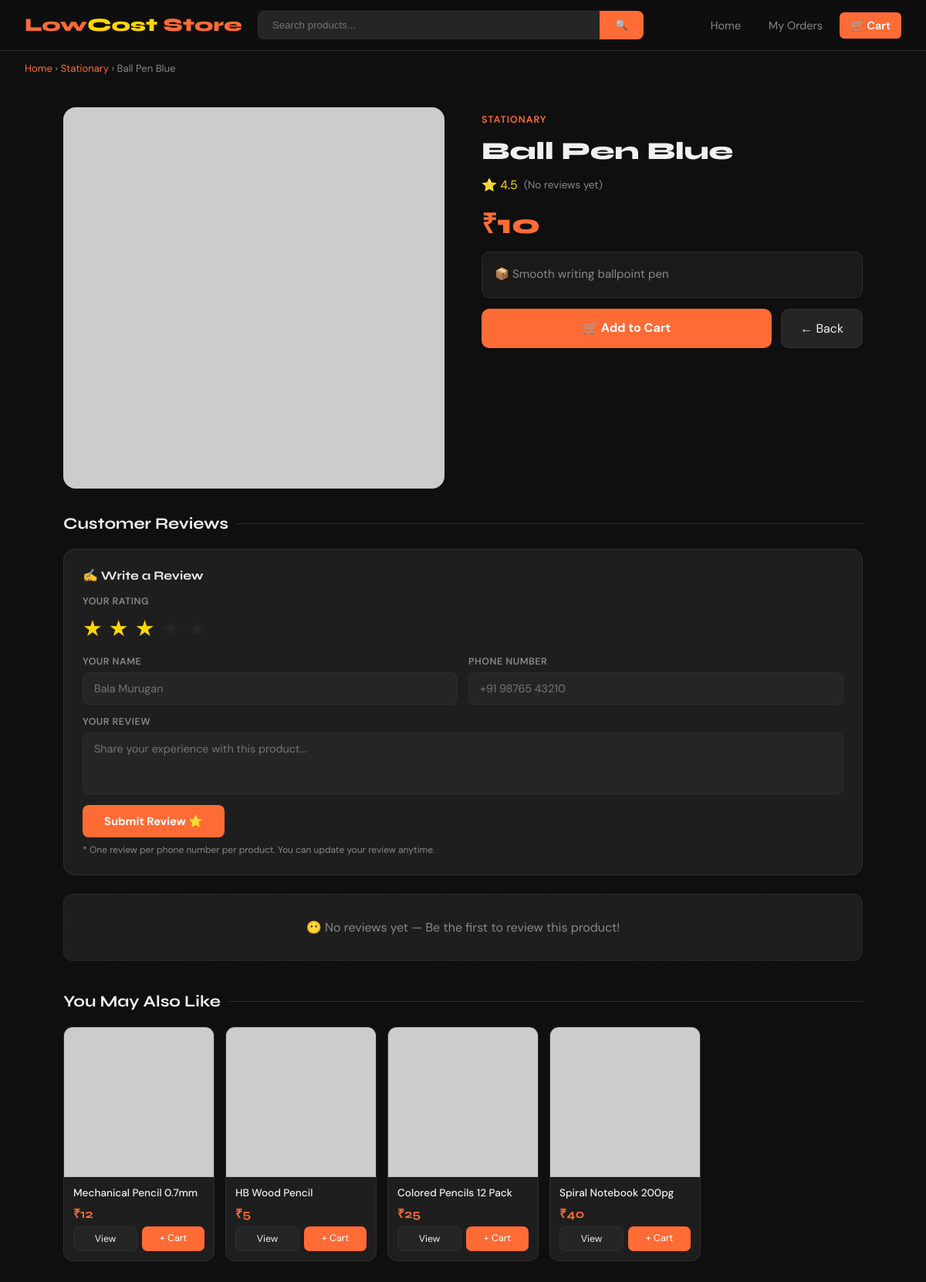
Screenshot of /product/2005 with the database file from the repository.
### tables this page shows
CREATE TABLE products(
    id INTEGER PRIMARY KEY AUTOINCREMENT,
    name TEXT, price INTEGER, original_price INTEGER,
    stock INTEGER, image TEXT, description TEXT, rating REAL, category TEXT
);

### app.py (the view)
@app.route("/product/<int:id>")
def product(id):
    conn = db()
    cur = conn.cursor()
    cur.execute("SELECT * FROM products WHERE id=?", (id,))
    row = cur.fetchone()
    if not row:
        conn.close()
        return "Product not found", 404
    product = dict(row)
    product['image_url'] = get_image_url(product['name'])
    product['offer'] = get_offer(product['category'])
    orig = product.get('original_price', 0)
    price = product.get('price', 0)
    product['discount'] = round((1 - price / orig) * 100) if orig and orig > price else 0
    cur.execute("SELECT * FROM products WHERE category=? AND id!=? LIMIT 4", (product['category'], id))
    rec = enrich([dict(r) for r in cur.fetchall()])
    cur.execute("SELECT * FROM reviews WHERE product_id=? ORDER BY created_at DESC", (id,))
    reviews = [dict(r) for r in cur.fetchall()]
    avg_rating = round(sum(r['rating'] for r in reviews) / len(reviews), 1) if reviews else None
    conn.close()
    return render_template("product.html", product=product, rec=rec, cart_count=get_cart_count(), reviews=reviews, avg_rating=avg_rating)

### app.py (called while the page is built)
def get_image_url(name):
    return PRODUCT_IMAGES.get(name, "https://images.unsplash.com/photo-1585336261022-680e295ce3fe?w=300&h=300&fit=crop")

def get_offer(category):
    return LIMITED_OFFER_CATEGORIES.get(category, None)

def db():
    conn = sqlite3.connect("store.db")
    conn.row_factory = sqlite3.Row
    return conn

def get_cart_count():
    conn = db()
    cur = conn.cursor()
    cur.execute("SELECT COUNT(*) as cnt FROM cart")
    cnt = cur.fetchone()["cnt"]
    conn.close()
    return cnt

def enrich(products):
    for p in products:
        p['image_url'] = get_image_url(p['name'])
        p['offer'] = get_offer(p['category'])
        orig = p.get('original_price', 0)
        price = p.get('price', 0)
        if orig and orig > price:
            p['discount'] = round((1 - price / orig) * 100)
        else:
            p['discount'] = 0
    return products

### templates/product.html (shortened to what this page needs)
<!DOCTYPE html>
<html lang="en">
<head>
</head>
<body>
<nav class="navbar">
  <a href="/" class="logo">Low<span>Cost</span> Store</a>
  <form action="/search" class="search-bar">
    <input name="q" placeholder="Search products...">
    <button>🔍</button>
  </form>
  <div class="nav-links">
    <a href="/">Home</a>
    <a href="/orders">My Orders</a>
    <a href="/cart" class="cart-btn">🛒 Cart
    </a>
  </div>
</nav>
<div class="breadcrumb">
  <a href="/">Home</a> › <a href="/?category={{ product['category'] }}">{{ product['category']|capitalize }}</a> › {{ product['name'] }}
</div>
<div class="product-section">
  <div>
    <img class="product-img" src="{{ product['image_url'] }}" alt="{{ product['name'] }}" onerror="this.src='https://via.placeholder.com/400x400?text=No+Image'">
  </div>
  <div class="product-info">
    <div class="product-category">{{ product['category']|upper }}</div>
    <div class="product-name">{{ product['name'] }}</div>
    <div class="product-rating">
      ⭐
      {% if avg_rating %}{{ avg_rating }} <span>({{ reviews|length }} reviews)</span>
      {% else %}{{ product['rating'] }} <span>(No reviews yet)</span>{% endif %}
    </div>
    <div class="price-wrap">
      <div class="product-price">₹{{ product['price'] }}</div>
    </div>
    <div class="product-desc">📦 {{ product['description'] }}</div>
    <div class="product-actions">
      <a href="/addcart/{{ product['id'] }}" class="btn-addcart">🛒 Add to Cart</a>
      <a href="/" class="btn-back">← Back</a>
    </div>
  </div>
</div>
<div class="reviews-wrap">
  <div class="section-title">Customer Reviews</div>
  <div class="review-form-card">
    <div class="review-form-title">✍️ Write a Review</div>
    <form method="POST" action="/review/{{ product['id'] }}">
      <div style="margin-bottom:14px;">
        <div style="font-size:0.78rem;font-weight:600;text-transform:uppercase;letter-spacing:0.5px;color:var(--text-muted);margin-bottom:8px;">Your Rating</div>
        <div class="star-select">
          <input type="radio" name="rating" id="s5" value="5"><label for="s5">★</label>
          <input type="radio" name="rating" id="s4" value="4"><label for="s4">★</label>
          <input type="radio" name="rating" id="s3" value="3" checked><label for="s3">★</label>
          <input type="radio" name="rating" id="s2" value="2"><label for="s2">★</label>
          <input type="radio" name="rating" id="s1" value="1"><label for="s1">★</label>
        </div>
      </div>
      <div class="form-row">
        <div class="form-group">
          <label>Your Name</label>
          <input type="text" name="reviewer_name" placeholder="Bala Murugan" required>
        </div>
        <div class="form-group">
          <label>Phone Number</label>
          <input type="tel" name="phone" placeholder="+91 98765 43210" required>
        </div>
      </div>
      <div class="form-group" style="margin-bottom:14px;">
        <label>Your Review</label>
        <textarea name="comment" placeholder="Share your experience with this product..." required></textarea>
      </div>
      <button type="submit" class="btn-submit-review">Submit Review ⭐</button>
      <div class="review-note">* One review per phone number per product. You can update your review anytime.</div>
    </form>
  </div>
  {% if reviews %}
    {% for review in reviews %}
    <div class="review-card">
      <div class="review-header">
        <div>
          <div class="reviewer-name">{{ review['reviewer_name'] }}</div>
          <div class="reviewer-phone">📱 {{ review['phone'][:6] }}****</div>
        </div>
        <div style="text-align:right;">
          <div class="review-stars">{% for i in range(review['rating']) %}⭐{% endfor %}</div>
          <div class="review-date">{{ review['created_at'][:10] }}</div>
        </div>
      </div>
      <div class="review-comment">"{{ review['comment'] }}"</div>
    </div>
    {% endfor %}
  {% else %}
  <div class="no-reviews">
    😶 No reviews yet — Be the first to review this product!
  </div>
  {% endif %}
</div>
{% if rec %}
<div class="rec-section">
  <div class="section-title">You May Also Like</div>
  <div class="rec-grid">
    {% for r in rec %}
    <div class="card">
      <img src="{{ r['image_url'] }}" alt="{{ r['name'] }}" loading="lazy" onerror="this.src='https://via.placeholder.com/300x300?text=No+Image'">
      <div class="card-body">
        <div class="card-name">{{ r['name'] }}</div>
        <div class="card-price">₹{{ r['price'] }}</div>
        <div class="card-actions">
          <a href="/product/{{ r['id'] }}" class="btn-sm-view">View</a>
          <a href="/addcart/{{ r['id'] }}" class="btn-sm-cart">+ Cart</a>
        </div>
      </div>
    </div>
    {% endfor %}
  </div>
</div>
{% endif %}
</body>
</html>

### rows the page displays
products: category "Stationary", name "Ball Pen Blue", category "STATIONARY", rating "4.5", price "10", description "Smooth writing ballpoint pen"
products: name "Mechanical Pencil 0.7mm", price "12"
products: name "HB Wood Pencil", price "5"
products: name "Colored Pencils 12 Pack", price "25"
products: name "Spiral Notebook 200pg", price "40"
